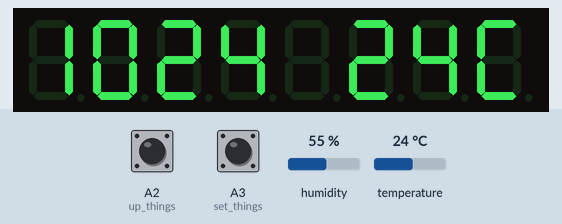
Simulated run of this sketch. Board: Arduino Uno, built with avr-gcc and run on an emulated ATmega328P. On the bench: 8-digit seven-segment display. Inputs (shaded band) come from the test bench; at power-on: temperature 24 °C, A2 (up_things) LOW, A3 (set_things) LOW, humidity 55 %. The local clock reads 2024-03-15 10:24:30 at power-on unless the sketch sets it.

Above: at 1.2 s.
1.3 s: temperature set to 12 °C
At 3.4 s:
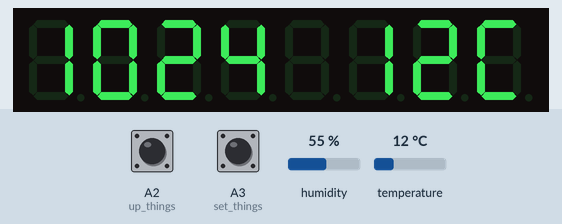
4.5 s: A2 (up_things) pulled HIGH for 0.15 s
At 5.3 s:
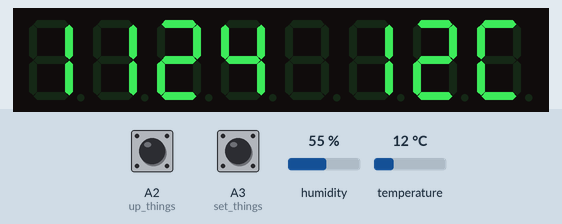
6.5 s: A3 (set_things) pulled HIGH for 0.15 s
At 8.1 s:
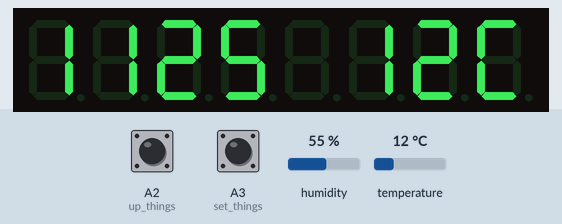
8.5 s: A2 (up_things) pulled HIGH for 1 s
At 10.5 s:
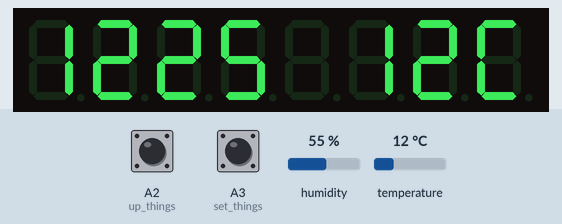
11.5 s: A3 (set_things) pulled HIGH for 1 s
14.5 s: temperature set to 19 °C
At 15.4 s:
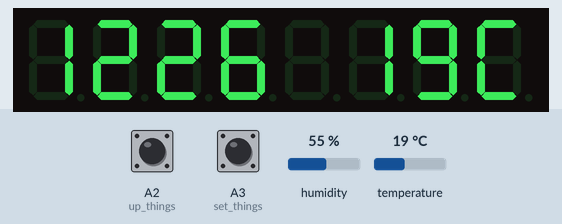
Timing chart, 0 to 17.5 s (numbered marks = the images above; inputs shaded):
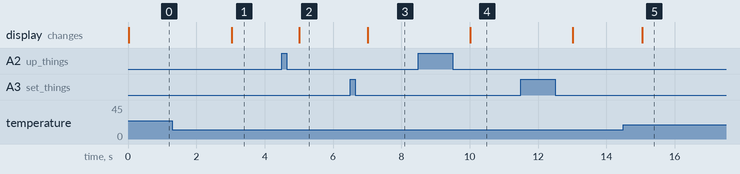

Measured:
- after the input at 1.3 s, the display: changes after 1.7 s (image 1)
- after the input at 4.5 s, the display: changes after 0.51 s (image 2)
- after the input at 6.5 s, the display: changes after 0.51 s (image 3)
- after the input at 8.5 s, the display: changes after 1.5 s (image 4)
- after the input at 14.5 s, the display: changes after 0.54 s (image 5)

The sketch:

ALADEOGO1.ino
```cpp
#include <Wire.h>
#include <RTC.h>

static DS1307 RTC;
#include "SevSeg.h"
SevSeg sevseg; //Instantiate a seven segment controller object

#include "DHT.h"
#define DHTPIN 0
#define DHTTYPE DHT11
DHT dht(DHTPIN, DHTTYPE);

unsigned long set_times = millis(), timer = millis(), blink_time = millis(), up_times = millis();
int set_things = A3, up_things = A2, which_one = 0, UP = 0, pressed = 0;
bool bt = true;
String dh, hr, mi;
char testStrings[8], char_array[9];
String SDIGIT;

void setup() {
  RTC.begin();

  dht.begin();

  byte numDigits = 8;
  byte digitPins[] = {12, 13, 11, 10, 9, 8, 6, 7};
  byte segmentPins[] = {3, 4, A0, A1, 1, 2, 5};
  bool resistorsOnSegments = false; // 'false' means resistors are on digit pins
  byte hardwareConfig = COMMON_CATHODE; // See README.md for options
  bool updateWithDelays = false; // Default 'false' is Recommended
  bool leadingZeros = false; // Use 'true' if you'd like to keep the leading zeros
  bool disableDecPoint = true; // Use 'true' if your decimal point doesn't exist or isn't connected

  sevseg.begin(hardwareConfig, numDigits, digitPins, segmentPins, resistorsOnSegments,
               updateWithDelays, leadingZeros, disableDecPoint);
  sevseg.setBrightness(90);

  pinMode(set_things, INPUT);
  pinMode(up_things, INPUT);
}

void loop() {

  if (millis() > timer) {
    timer = millis() + 1000;
    getAndDisplay();
    SDIGIT = hr + mi + dh + "C";
    SDIGIT.toCharArray(char_array, 9);
    strcpy(testStrings, char_array);
    sevseg.setChars(testStrings);
  }
  sevseg.refreshDisplay();
  if (digitalRead(up_things) == HIGH) {
    pressed = 0;
    while (digitalRead(up_things) == HIGH) {
      if (digitalRead(set_things) == HIGH) {
        while (digitalRead(set_things) == HIGH) {
          sevseg.refreshDisplay();
        }
        pressed = 1;
        UP = RTC.getHours() - 1;
        if (UP < 0) {
          UP = 23;
        }
        RTC.setHours(UP);
      }
      if (millis() > timer) {
        timer = millis() + 1000;
        getAndDisplay();
        SDIGIT = hr + mi + dh + "C";
        SDIGIT.toCharArray(char_array, 9);
        strcpy(testStrings, char_array);
        sevseg.setChars(testStrings);
      }
      sevseg.refreshDisplay();
    }
    if (pressed == 0) {
      UP = RTC.getHours() + 1;
      if (UP > 23) {
        UP = 0;
      }
      RTC.setHours(UP);
    }
  }
  if (digitalRead(set_things) == HIGH) {
    pressed = 0;
    while (digitalRead(set_things) == HIGH) {
      if (digitalRead(up_things) == HIGH) {
        while (digitalRead(up_things) == HIGH) {
          sevseg.refreshDisplay();
        }
        pressed = 1;
        UP = RTC.getMinutes() - 1;
        if (UP < 0) {
          UP = 59;
        }
        RTC.setMinutes(UP);
      }
      if (millis() > timer) {
        timer = millis() + 1000;
        getAndDisplay();
        SDIGIT = hr + mi + dh + "C";
        SDIGIT.toCharArray(char_array, 9);
        strcpy(testStrings, char_array);
        sevseg.setChars(testStrings);
      }
      sevseg.refreshDisplay();
    }
    if (pressed == 0) {
      UP = RTC.getMinutes() + 1;
      if (UP > 59) {
        UP = 0;
      }
      RTC.setMinutes(UP);
    }
  }
}


void getAndDisplay() {
  int ddd = dht.readTemperature();
  dh = String (ddd);
  hr = String (RTC.getHours());
  mi = String (RTC.getMinutes());
  if (dh == "0") {
    dh = "   ";
  }
  else if (dh.toInt() < 10) {
    dh = "  " + dh;
  }
  else if (dh.toInt() < 100) {
    dh = " " + dh;
  }
  if (hr == "0") {
    hr = "00";
  }
  else if (hr.toInt() < 10) {
    hr = "0" + hr;
  }
  if (mi == "0") {
    mi = "00";
  }
  else if (mi.toInt() < 10) {
    mi = "0" + mi;
  }
}
```
